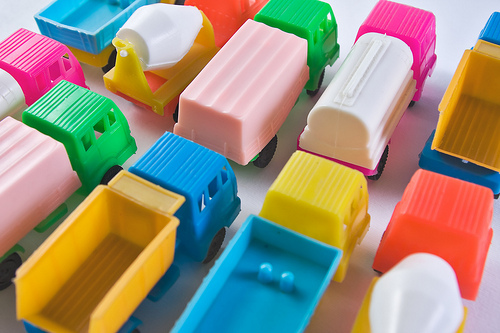
#> input picture Vaja01/slike/trucks.jpg, 500 x 333 px
$ python sol4.py
#> lines starting #> are read from the running program, lines starting #| are printed output that depends on the picture; after the words box and inside, x2 and y2 are one past the last pixel; in counts of white or black regions, pixels touching at a corner belong together
import cv2
import matplotlib.pyplot as plt
import matplotlib
import math
import numpy as np
from matplotlib.widgets import Slider

### a)

R = 255
G = 34
B = 126

C_high = max(R,G,B) # 255
C_low = min(R,G,B) # 34
C_rng = C_high - C_low # 221

S = C_rng / C_high if C_high > 0 else 0 # 0.87
V = C_high / 255 # 1

R_0 = (C_high - R) / C_rng
G_0 = (C_high - G) / C_rng
B_0 = (C_high - B) / C_rng

if R == C_high:
    H_0 = B_0 - G_0
elif G == C_high:
    H_0 = R_0 - B_0 + 2
elif B == C_high:
    H_0 = G_0 - R_0 + 4

H = 1/6 * (H_0 + 6) if H_0 < 0 else 1/6 * H_0

print(f"RGB ({R}, {G}, {B}) = HSV ({H}, {S}, {V})")
print("RGB v HSV z matplotlib funkcijo:", matplotlib.colors.rgb_to_hsv([R/255, G/255, B/255]))
print()

### b)

H = 0.65
S = 0.7
V = 0.15

H_0 = (6.0 * H) % 6
c1 = math.floor(H_0)
c2 = H_0 - c1

x = V * (1.0 - S)
y = (1.0 - (S * c2)) * V
z = (1.0 - S * (1 - c2)) * V

if c1 == 0:
    R_0, G_0, B_0 = (V, z, x)
elif c1 == 1:
    R_0, G_0, B_0 = (y, V, x)
elif c1 == 2:
    R_0, G_0, B_0 = (x, V, z)
elif c1 == 3:
    R_0, G_0, B_0 = (x, y, V)
elif c1 == 4:
    R_0, G_0, B_0 = (z, x, V)
elif c1 == 5:
    R_0, G_0, B_0 = (V, x, y)

N = 255

R = min(round(N * R_0), N)
G = min(round(N * G_0), N)
B = min(round(N * B_0), N)

print(f"HSV ({H}, {S}, {V}) = RGB ({R}, {G}, {B})")
print("HSV v RGB z matplotlib funkcijo:", matplotlib.colors.hsv_to_rgb([H, S, V]) * 255)
print()

### c)

img = cv2.imread('slike/trucks.jpg')
#> img is the input picture: shape (333, 500, 3); mean B, G, R 124.9, 144.4, 154.9
img_rgb = cv2.cvtColor(img, cv2.COLOR_BGR2RGB)

plt.subplot(2,2,1)
plt.title('RGB slika')
plt.imshow(img_rgb)

plt.subplot(2,2,2)
plt.imshow(img_rgb[...,0], cmap='gray')
plt.title('R kanal')

plt.subplot(2,2,3)
plt.imshow(img_rgb[...,1], cmap='gray')
plt.title('G kanal')

plt.subplot(2,2,4)
plt.imshow(img_rgb[...,2], cmap='gray')
plt.title('B kanal')

plt.show()

# pretvorba v HSV
img_hsv = cv2.cvtColor(img_rgb, cv2.COLOR_RGB2HSV)
#> img_hsv: shape (333, 500, 3); mean H, S, V 75.5, 144.8, 193.3

plt.subplot(2,2,1)
plt.title('RGB slika')
plt.imshow(img_rgb)

plt.subplot(2,2,2)
plt.imshow(img_hsv[...,0] / 180.0, cmap='gray') # COLOR_RGB2HSV naredi H na intervalu [0,180]
plt.title('H kanal')

plt.subplot(2,2,3)
plt.imshow(img_hsv[...,1], cmap='gray')
plt.title('S kanal')

plt.subplot(2,2,4)
plt.imshow(img_hsv[...,2], cmap='gray')
plt.title('V kanal')

plt.show()

### d)

blue = img_rgb[...,2]
blue_thres = blue > 150
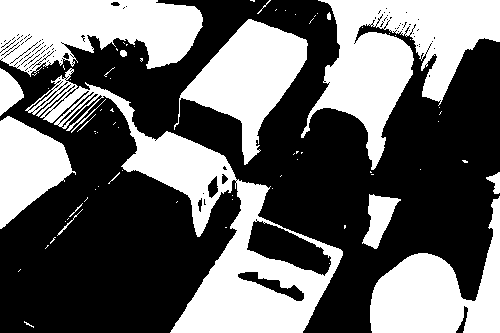
#> blue_thres: shape (333, 500) bool; 40.8% white; 77 white regions (60 under 20 px), largest, box (x1, y1, x2, y2) and area: (25, 68, 343, 333) 17924, (301, 0, 500, 170) 14965, (0, 0, 203, 77) 10602

plt.subplot(1,2,1)
plt.imshow(img_rgb)
plt.title('Original')

plt.subplot(1,2,2)
plt.imshow(blue_thres, cmap='gray')
plt.title('Upragovana slika (B>150)')

plt.show()

### e)

# sum_channels = np.sum(img_rgb, axis=2, keepdims=True)
# sum_channels[sum_channels == 0] = 1e-6 # da nimamo deljenja z 0

# norm_rgb = img_rgb / sum_channels

# blue_thres = norm_rgb[..., 2] > 0.5

sum_channels = np.sum(img_rgb, axis=2)
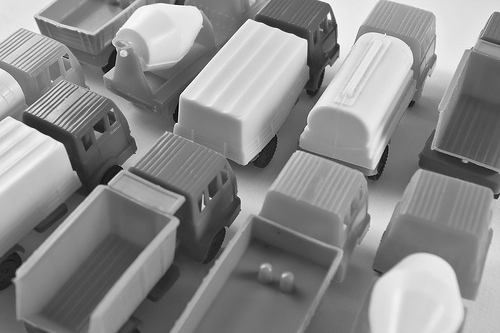
#> sum_channels: shape (333, 500) uint64; min 10, max 765, mean 424.3; drawn with min black and max white
sum_channels[sum_channels == 0] = 1e-6 # da nimamo deljenja z 0

norm_rgb = img_rgb[...,2] / sum_channels
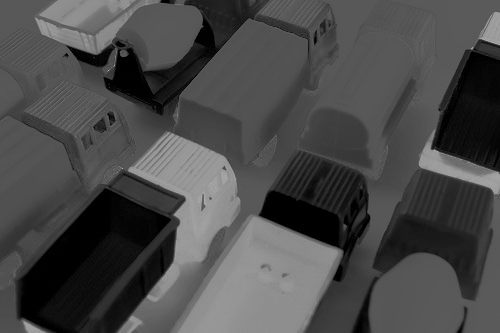
#> norm_rgb: shape (333, 500) float64; min 0, max 0.7, mean 0.289

blue_thres = norm_rgb > 0.5
#> blue_thres: shape (333, 500) bool; 13.9% white; 41 white regions (31 under 20 px), largest, box (x1, y1, x2, y2) and area: (178, 217, 338, 333) 11304, (128, 132, 240, 302) 7499, (39, 0, 135, 27) 1351

plt.subplot(1,2,1)
plt.imshow(norm_rgb)
plt.title('Normaliziran RGB')

plt.subplot(1,2,2)
plt.imshow(blue_thres, cmap='gray')
plt.title('Upragovana normalizirana slika (B>0.5)')

plt.show()

### f)

def hsv_thresholding(filepath):
#> called with filepath = 'slike/trucks.jpg'
    img = cv2.imread(filepath)
    img_rgb = cv2.cvtColor(img, cv2.COLOR_BGR2RGB)
    img_hsv = cv2.cvtColor(img, cv2.COLOR_BGR2HSV)

    hue = img_hsv[..., 0]

    low_init, high_init = 90, 102

    fig, (ax1, ax2) = plt.subplots(1, 2)
    plt.subplots_adjust(bottom=0.25)

    ax1.imshow(img_rgb)
    ax1.set_title('RGB slika')

    img_thresh = (low_init <= hue) & (hue <= high_init)
#> img_thresh: shape (333, 500) bool; 16.6% white; 358 white regions (346 under 20 px), largest, box (x1, y1, x2, y2) and area: (127, 132, 342, 333) 21546, (33, 0, 160, 54) 3784, (419, 141, 500, 194) 814
    im2 = ax2.imshow(img_thresh, cmap='gray')
    ax2.set_title(f'{low_init} <= H <= {high_init}')

    ax_low = plt.axes([0.25, 0.1, 0.55, 0.03])
    ax_high = plt.axes([0.25, 0.05, 0.55, 0.03])
    slider_low = Slider(ax_low, 'Spodnja meja', 0, 179, valinit=low_init, valstep=1)
    slider_high = Slider(ax_high, 'Zgornja meja', 0, 179, valinit=high_init, valstep=1)

    # Update callback
    def update(_):
        low = slider_low.val
        high = slider_high.val
        img_thresh = (hue >= low) & (hue <= high)
        im2.set_data(img_thresh)
        ax2.set_title(f'{low} <= H <= {high}')
        fig.canvas.draw_idle()

    slider_low.on_changed(update)
    slider_high.on_changed(update)

    plt.show()

hsv_thresholding('slike/trucks.jpg')

### g)

hsv_thresholding('slike/color_wheel.jpg')
#> call 2 of hsv_thresholding, with filepath = 'slike/color_wheel.jpg'
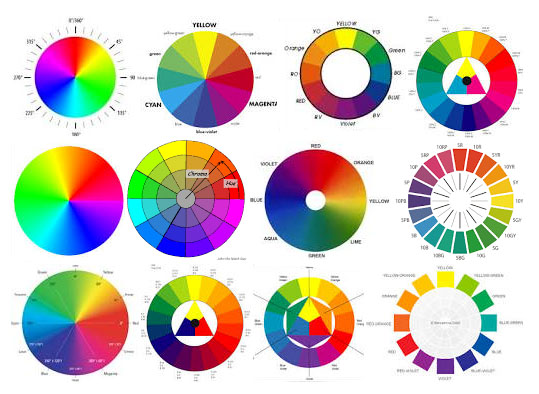
#> input picture Vaja01/slike/color_wheel.jpg, 539 x 394 px
#> in hsv_thresholding, img is the input picture: shape (394, 539, 3); mean B, G, R 190, 196.5, 204.1
#> in hsv_thresholding (call 2), `img_hsv = cv2.cvtColor(img, cv2.COLOR_BGR2HSV)`: img_hsv: shape (394, 539, 3); mean H, S, V 45, 86.3, 231.4
#> in hsv_thresholding (call 2), `img_thresh = (low_init <= hue) & (hue <= high_init)`:
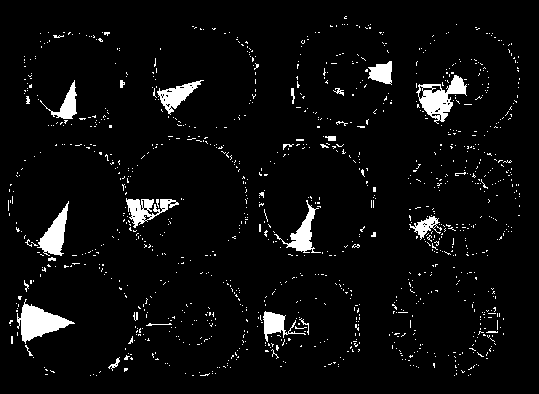
#> img_thresh: shape (394, 539) bool; 4.8% white; 1142 white regions (1115 under 20 px), largest, box (x1, y1, x2, y2) and area: (17, 299, 75, 344) 1141, (416, 75, 467, 124) 1053, (37, 201, 69, 256) 761

### h)

def im_mask(im, mask):
    return im * mask
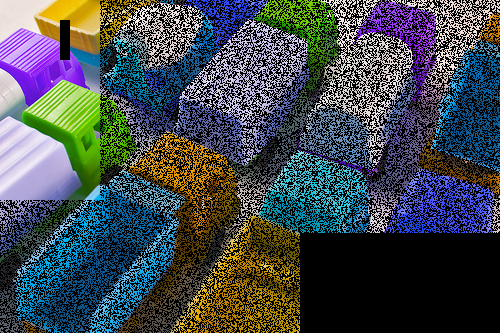
#> returned value: shape (333, 500, 3); mean of channels 0, 1, 2 75.4, 72.6, 63.5; drawn as B, G, R

im = cv2.imread('slike/trucks.jpg')
im = cv2.cvtColor(im, cv2.COLOR_BGR2RGB)

mask = np.random.randint(0, 2, size=(im.shape[0], im.shape[1]), dtype=np.uint8)

mask[:200, :100] = 1
mask[20:60, 60:70] = 0
mask[-100:, -200:] = 0

mask = np.expand_dims(mask, axis=2) # dodaj channel dimenzijo
mask = np.repeat(mask, 3, axis=2) # channel dimenzija naj ima 3 channele

plt.subplot(2,2,1)
plt.imshow(im)
plt.title('Originalna slika')

plt.subplot(2,2,2)
plt.imshow(mask * 255)
plt.title('Maska')

plt.subplot(2,2,3)
plt.imshow(im_mask(im, mask))
plt.title('Slika z masko')
plt.show()
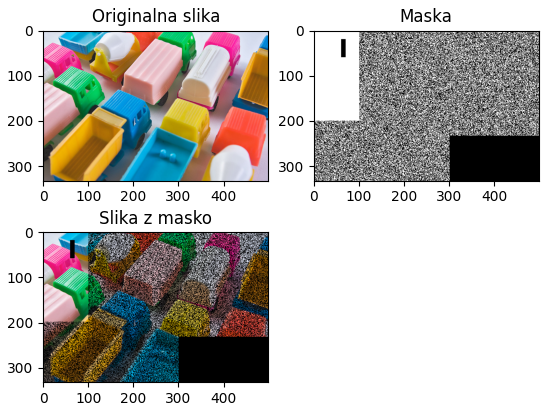
#> figure drawn by matplotlib, 3 panels
